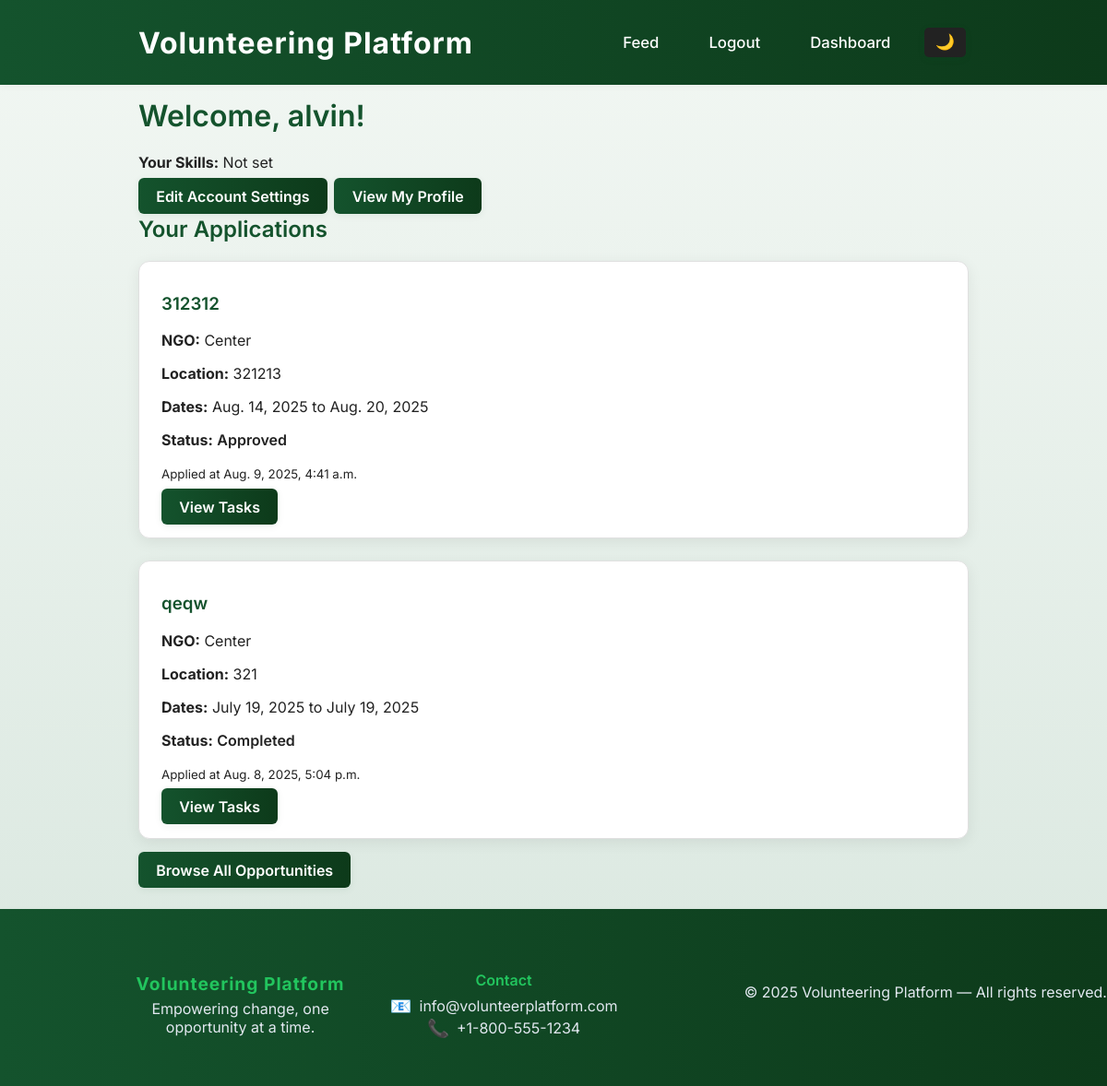
Page /accounts/dashboard/volunteer/ (signed in) on the committed database.
### accounts/models.py (models this page shows, shortened)
class User(AbstractUser):
    ROLE_CHOICES = (
        ("volunteer", "Volunteer"),
        ("ngo", "NGO"),
        ("admin", "Admin"),
    )
    role = models.CharField(max_length=10, choices=ROLE_CHOICES, default="volunteer")
    skills = models.CharField(max_length=255, blank=True, help_text="Comma-separated skills (e.g. Python, Fundraising, Event Planning)")
    is_approved = models.BooleanField(default=True, help_text="Admin approval required for NGOs")

### feeds/models.py (models this page shows, shortened)
class Application(models.Model):
    volunteer = models.ForeignKey(
        settings.AUTH_USER_MODEL,
        on_delete=models.CASCADE,
        limit_choices_to={"role": "volunteer"},
    )
    opportunity = models.ForeignKey(
        Opportunity, on_delete=models.CASCADE, related_name="applications"
    )
    applied_at = models.DateTimeField(auto_now_add=True)
    status = models.CharField(
        max_length=20,
        choices=[
            ("pending", "Pending"),
            ("approved", "Approved"),
            ("rejected", "Rejected"),
            ("completed", "Completed"),
        ],
        default="pending",
    )
    completed_at = models.DateTimeField(null=True, blank=True)
    review = models.TextField(blank=True)
    review_rating = models.PositiveSmallIntegerField(null=True, blank=True)
    class Meta:
        unique_together = ("volunteer", "opportunity")  # prevent duplicate applications

class Opportunity(models.Model):
    ngo = models.ForeignKey(
        settings.AUTH_USER_MODEL,
        on_delete=models.CASCADE,
        limit_choices_to={"role": "ngo"},
    )
    title = models.CharField(max_length=200)
    description = models.TextField()
    location = models.CharField(max_length=255)
    start_date = models.DateField()
    end_date = models.DateField()
    skills_recommended = models.CharField(max_length=255, blank=True)
    created_at = models.DateTimeField(auto_now_add=True)

### accounts/views.py (the view)
# urls.py: path("dashboard/volunteer/", views.volunteer_dashboard, name="volunteer_dashboard"),
@login_required
def volunteer_dashboard(request):
    if request.user.role != "volunteer":
        return redirect("home")
    applications = Application.objects.filter(volunteer=request.user).select_related("opportunity").order_by("-applied_at")
    return render(request, "accounts/volunteer_dashboard.html", {"applications": applications})

### accounts/views.py (called while the page is built)
def get_notification_count(request):
    if not request.user.is_authenticated:
        return {'notification_count': 0}
    count = 0
    if hasattr(request.user, 'role'):
        if request.user.role == 'ngo':
            from feeds.models import Application
            count = Application.objects.filter(opportunity__ngo=request.user, status='pending').count()
        elif request.user.role == 'admin':
            from .models import Report
            count = Report.objects.filter(handled=False).count()
    return {'notification_count': count}

### accounts/templates/accounts/volunteer_dashboard.html (shortened to what this page needs)
{% extends "base.html" %}
{% block content %}
  <h1>Welcome, {{ user.username }}!</h1>
  <p><strong>Your Skills:</strong> {{ user.skills|default:'Not set' }}</p>
  <a class="btn" href="{% url 'edit_account' %}">Edit Account Settings</a>
  <a class="btn" href="{% url 'user_profile' user.id %}">View My Profile</a>
  <h2>Your Applications</h2>
  {% if applications %}
    {% for app in applications %}
      <div class="application-card">
        <h3>{{ app.opportunity.title }}</h3>
        <p><strong>NGO:</strong> {{ app.opportunity.ngo.username }}</p>
        <p><strong>Location:</strong> {{ app.opportunity.location }}</p>
        <p><strong>Dates:</strong> {{ app.opportunity.start_date }} to {{ app.opportunity.end_date }}</p>
        <p><strong>Status:</strong> <span style="font-weight:600;">{{ app.get_status_display }}</span></p>
        <p><small>Applied at {{ app.applied_at }}</small></p>
        <a class="btn" href="{% url 'view_tasks' app.id %}">View Tasks</a>
      </div>
    {% endfor %}
  {% else %}
    <p>You haven't applied to any opportunities yet.</p>
  {% endif %}
  <a class="btn" href="{% url 'general_feed' %}">Browse All Opportunities</a>
{% endblock %}

### static/css/style.css (style rules this page uses)
:root { --main-green: #14532d; --main-green-dark: #0d3a1a; --main-green-light: #22c55e; }
body { font-family: 'Inter', Arial, sans-serif; margin: 0; padding: 0; background-color: #f4f6fb; background: linear-gradient(180deg, #f2f7f3 0%, #d9e7df 100%); background-attachment: fixed; color: #222; transition: background 0.3s, color 0.3s; }
body, main.container { opacity: 0; animation: fadeInBody 0.5s ease-in forwards; }
.opportunity-card, .application-card { background: #fff; border-radius: 12px; padding: 1.5em; margin-bottom: 1.5em; box-shadow: 0 4px 16px rgba(0,0,0,0.07); border: 1px solid #e0e0e0; transition: box-shadow 0.2s, background 0.3s, color 0.3s; min-width: 100%; width: 100%; box-sizing: border-box; display: block; transition: box-shadow 0.3s, transform 0.25s; }
@media (min-width: 700px) { .opportunity-card, .application-card { min-width: 900px; max-width: 100%; margin-left: auto; margin-right: auto; } }
button, .btn { background: linear-gradient(90deg, var(--main-green) 0%, var(--main-green-dark) 100%); color: #fff; border: none; border-radius: 6px; padding: 0.6em 1.2em; font-size: 1em; font-weight: 600; cursor: pointer; margin: 0.2em 0.2em 0.2em 0; transition: background 0.2s, box-shadow 0.2s, transform 0.15s; box-shadow: 0 2px 8px rgba(20,83,45,0.07); text-decoration: none; }
h1, h2, h3 { font-weight: 600; color: var(--main-green); margin-top: 0.5em; transition: color 0.3s; }

### templates/base.html (style rules this page uses)
html, body { height: 100%; }
body { min-height: 100vh; display: flex; flex-direction: column; }

### rows in the picture
User: username "alvin", skills "Not set"
Application: opportunity "312312", opportunity.ngo.username "Center", opportunity.location "321213", opportunity.start_date "Aug. 14, 2025", opportunity.end_date "Aug. 20, 2025", status "Approved", applied_at "Aug. 9, 2025, 4:41 a.m."
Application: opportunity "qeqw", opportunity.ngo.username "Center", opportunity.location "321", opportunity.start_date "July 19, 2025", opportunity.end_date "July 19, 2025", status "Completed", applied_at "Aug. 8, 2025, 5:04 p.m."
